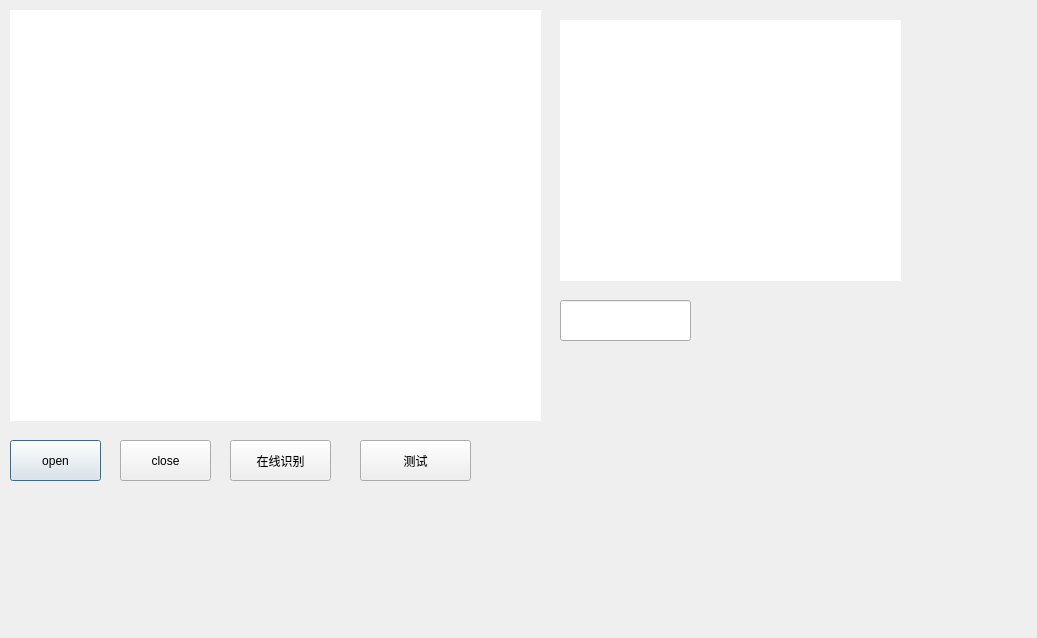
<?xml version="1.0" encoding="UTF-8"?>
<ui version="4.0">
 <class>faceRecognition</class>
 <widget class="QDialog" name="faceRecognition">
  <property name="geometry">
   <rect>
    <x>0</x>
    <y>0</y>
    <width>1037</width>
    <height>638</height>
   </rect>
  </property>
  <property name="windowTitle">
   <string>Dialog</string>
  </property>
  <widget class="QLabel" name="video">
   <property name="geometry">
    <rect>
     <x>10</x>
     <y>10</y>
     <width>531</width>
     <height>411</height>
    </rect>
   </property>
   <property name="styleSheet">
    <string notr="true">background-color: rgb(255, 255, 255);</string>
   </property>
   <property name="text">
    <string/>
   </property>
  </widget>
  <widget class="QPushButton" name="open">
   <property name="geometry">
    <rect>
     <x>10</x>
     <y>440</y>
     <width>91</width>
     <height>41</height>
    </rect>
   </property>
   <property name="text">
    <string>open</string>
   </property>
  </widget>
  <widget class="QLabel" name="face">
   <property name="geometry">
    <rect>
     <x>560</x>
     <y>20</y>
     <width>341</width>
     <height>261</height>
    </rect>
   </property>
   <property name="styleSheet">
    <string notr="true">background-color: rgb(255, 255, 255);</string>
   </property>
   <property name="text">
    <string/>
   </property>
  </widget>
  <widget class="QLineEdit" name="name">
   <property name="geometry">
    <rect>
     <x>560</x>
     <y>300</y>
     <width>131</width>
     <height>41</height>
    </rect>
   </property>
  </widget>
  <widget class="QPushButton" name="close">
   <property name="geometry">
    <rect>
     <x>120</x>
     <y>440</y>
     <width>91</width>
     <height>41</height>
    </rect>
   </property>
   <property name="text">
    <string>close</string>
   </property>
  </widget>
  <widget class="QPushButton" name="recognition">
   <property name="geometry">
    <rect>
     <x>230</x>
     <y>440</y>
     <width>101</width>
     <height>41</height>
    </rect>
   </property>
   <property name="text">
    <string>在线识别</string>
   </property>
  </widget>
  <widget class="QPushButton" name="test">
   <property name="geometry">
    <rect>
     <x>360</x>
     <y>440</y>
     <width>111</width>
     <height>41</height>
    </rect>
   </property>
   <property name="text">
    <string>测试</string>
   </property>
  </widget>
 </widget>
 <resources/>
 <connections/>
</ui>
